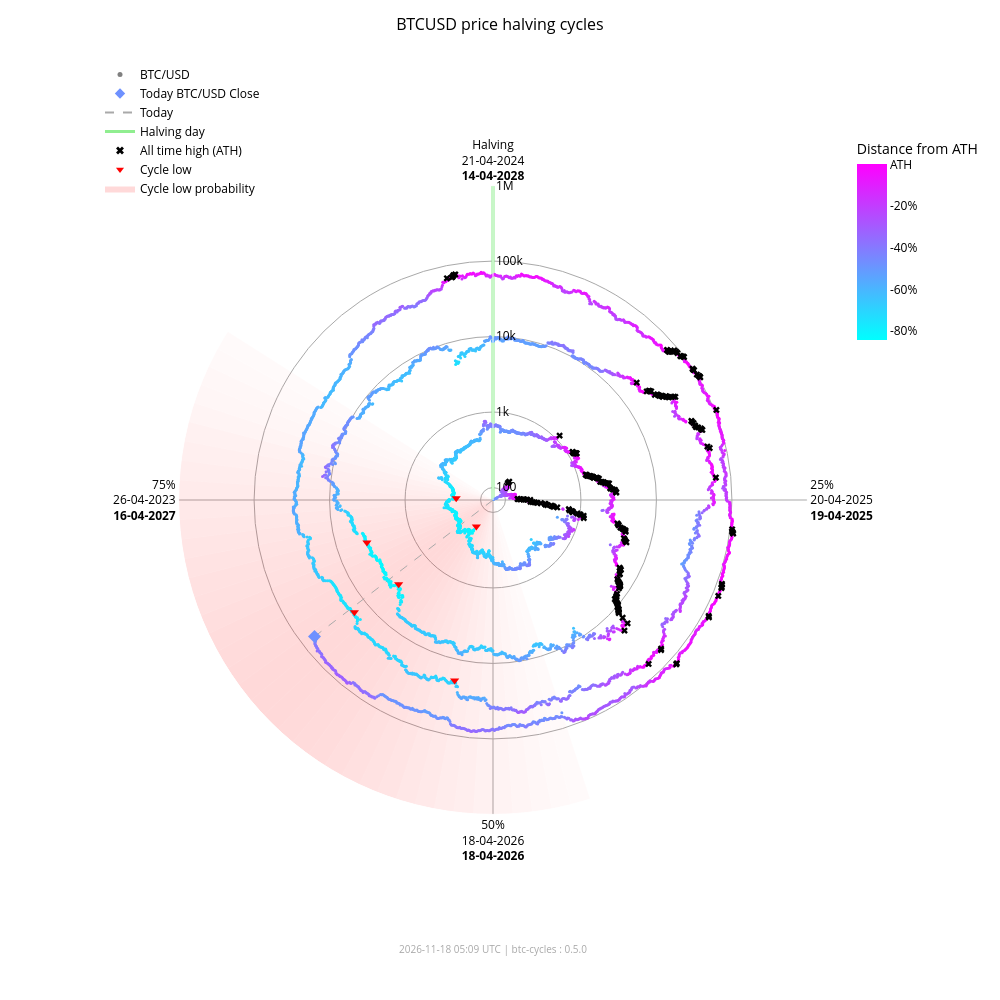

Here is the notebook cell this chart was saved with:
### Markdown cell above
### Interactive chart (plotly)

### Code cell
fig_interactive = btc.plot(
    kind="interactive",
    from_date="2012-11-28",
)
# plotly config for interactivity
config = {"scrollZoom": True, "displayModeBar": True}
# display in notebook
fig_interactive.show(config=config)

### Figure 1 — Plotly figure (JSON) as saved in the notebook; plotly's stock layout.template omitted (floating-point values rounded to 4 significant figures; data arrays with more than 128 entries replaced by an {"elided": "..."} marker saying what was removed)
{"data": [{"fill": "toself", "fillcolor": "rgba(255,0,0,0.018306980149439524)", "hoverinfo": "skip", "line": {"width": 0}, "mode": "lines", "r": [68.43, 1000000, 1000000, 68.43, 68.43], "showlegend": false, "theta": [162.0, 162.0, 165.6, 165.6, 162.0], "type": "scatterpolar"}, {"fill": "toself", "fillcolor": "rgba(255,0,0,0.02405911634527998)", "hoverinfo": "skip", "line": {"width": 0}, "mode": "lines", "r": [68.43, 1000000, 1000000, 68.43, 68.43], "showlegend": false, "theta": [165.6, 165.6, 169.2, 169.2, 165.6], "type": "scatterpolar"}, {"fill": "toself", "fillcolor": "rgba(255,0,0,0.030803449372254352)", "hoverinfo": "skip", "line": {"width": 0}, "mode": "lines", "r": [68.43, 1000000, 1000000, 68.43, 68.43], "showlegend": false, "theta": [169.2, 169.2, 172.8, 172.8, 169.2], "type": "scatterpolar"}, {"fill": "toself", "fillcolor": "rgba(255,0,0,0.03847233586005252)", "hoverinfo": "skip", "line": {"width": 0}, "mode": "lines", "r": [68.43, 1000000, 1000000, 68.43, 68.43], "showlegend": false, "theta": [172.8, 172.8, 176.4, 176.4, 172.8], "type": "scatterpolar"}, {"fill": "toself", "fillcolor": "rgba(255,0,0,0.04694405159551339)", "hoverinfo": "skip", "line": {"width": 0}, "mode": "lines", "r": [68.43, 1000000, 1000000, 68.43, 68.43], "showlegend": false, "theta": [176.4, 176.4, 180.0, 180.0, 176.4], "type": "scatterpolar"}, {"fill": "toself", "fillcolor": "rgba(255,0,0,0.05605603979818329)", "hoverinfo": "skip", "line": {"width": 0}, "mode": "lines", "r": [68.43, 1000000, 1000000, 68.43, 68.43], "showlegend": false, "theta": [180.0, 180.0, 183.6, 183.6, 180.0], "type": "scatterpolar"}, {"fill": "toself", "fillcolor": "rgba(255,0,0,0.06562330627802694)", "hoverinfo": "skip", "line": {"width": 0}, "mode": "lines", "r": [68.43, 1000000, 1000000, 68.43, 68.43], "showlegend": false, "theta": [183.6, 183.6, 187.2, 187.2, 183.6], "type": "scatterpolar"}, {"fill": "toself", "fillcolor": "rgba(255,0,0,0.07545707932574237)", "hoverinfo": "skip", "line": {"width": 0}, "mode": "lines", "r": [68.43, 1000000, 1000000, 68.43, 68.43], "showlegend": false, "theta": [187.2, 187.2, 190.8, 190.8, 187.2], "type": "scatterpolar"}, {"fill": "toself", "fillcolor": "rgba(255,0,0,0.08537841060169407)", "hoverinfo": "skip", "line": {"width": 0}, "mode": "lines", "r": [68.43, 1000000, 1000000, 68.43, 68.43], "showlegend": false, "theta": [190.8, 190.8, 194.4, 194.4, 190.8], "type": "scatterpolar"}, {"fill": "toself", "fillcolor": "rgba(255,0,0,0.09522272137134848)", "hoverinfo": "skip", "line": {"width": 0}, "mode": "lines", "r": [68.43, 1000000, 1000000, 68.43, 68.43], "showlegend": false, "theta": [194.4, 194.4, 198.0, 198.0, 194.4], "type": "scatterpolar"}, {"fill": "toself", "fillcolor": "rgba(255,0,0,0.10483418800389058)", "hoverinfo": "skip", "line": {"width": 0}, "mode": "lines", "r": [68.43, 1000000, 1000000, 68.43, 68.43], "showlegend": false, "theta": [198.0, 198.0, 201.6, 201.6, 198.0], "type": "scatterpolar"}, {"fill": "toself", "fillcolor": "rgba(255,0,0,0.11405248627197925)", "hoverinfo": "skip", "line": {"width": 0}, "mode": "lines", "r": [68.43, 1000000, 1000000, 68.43, 68.43], "showlegend": false, "theta": [201.6, 201.6, 205.2, 205.2, 201.6], "type": "scatterpolar"}, {"fill": "toself", "fillcolor": "rgba(255,0,0,0.12269756305009562)", "hoverinfo": "skip", "line": {"width": 0}, "mode": "lines", "r": [68.43, 1000000, 1000000, 68.43, 68.43], "showlegend": false, "theta": [205.2, 205.2, 208.8, 208.8, 205.2], "type": "scatterpolar"}, {"fill": "toself", "fillcolor": "rgba(255,0,0,0.13055959037792858)", "hoverinfo": "skip", "line": {"width": 0}, "mode": "lines", "r": [68.43, 1000000, 1000000, 68.43, 68.43], "showlegend": false, "theta": [208.8, 208.8, 212.4, 212.4, 208.8], "type": "scatterpolar"}, {"fill": "toself", "fillcolor": "rgba(255,0,0,0.13740037014073872)", "hoverinfo": "skip", "line": {"width": 0}, "mode": "lines", "r": [68.43, 1000000, 1000000, 68.43, 68.43], "showlegend": false, "theta": [212.4, 212.4, 216.0, 216.0, 212.4], "type": "scatterpolar"}, {"fill": "toself", "fillcolor": "rgba(255,0,0,0.14296927208088228)", "hoverinfo": "skip", "line": {"width": 0}, "mode": "lines", "r": [68.43, 1000000, 1000000, 68.43, 68.43], "showlegend": false, "theta": [216.0, 216.0, 219.6, 219.6, 216.0], "type": "scatterpolar"}, {"fill": "toself", "fillcolor": "rgba(255,0,0,0.14703219887325494)", "hoverinfo": "skip", "line": {"width": 0}, "mode": "lines", "r": [68.43, 1000000, 1000000, 68.43, 68.43], "showlegend": false, "theta": [219.6, 219.6, 223.2, 223.2, 219.6], "type": "scatterpolar"}, {"fill": "toself", "fillcolor": "rgba(255,0,0,0.14940752827264187)", "hoverinfo": "skip", "line": {"width": 0}, "mode": "lines", "r": [68.43, 1000000, 1000000, 68.43, 68.43], "showlegend": false, "theta": [223.2, 223.2, 226.8, 226.8, 223.2], "type": "scatterpolar"}, {"fill": "toself", "fillcolor": "rgba(255,0,0,0.15)", "hoverinfo": "skip", "line": {"width": 0}, "mode": "lines", "r": [68.43, 1000000, 1000000, 68.43, 68.43], "showlegend": false, "theta": [226.8, 226.8, 230.4, 230.4, 226.8], "type": "scatterpolar"}, {"fill": "toself", "fillcolor": "rgba(255,0,0,0.14882314851976614)", "hoverinfo": "skip", "line": {"width": 0}, "mode": "lines", "r": [68.43, 1000000, 1000000, 68.43, 68.43], "showlegend": false, "theta": [230.4, 230.4, 234.0, 234.0, 230.4], "type": "scatterpolar"}, {"fill": "toself", "fillcolor": "rgba(255,0,0,0.14600334989350275)", "hoverinfo": "skip", "line": {"width": 0}, "mode": "lines", "r": [68.43, 1000000, 1000000, 68.43, 68.43], "showlegend": false, "theta": [234.0, 234.0, 237.6, 237.6, 234.0], "type": "scatterpolar"}, {"fill": "toself", "fillcolor": "rgba(255,0,0,0.14176315293000513)", "hoverinfo": "skip", "line": {"width": 0}, "mode": "lines", "r": [68.43, 1000000, 1000000, 68.43, 68.43], "showlegend": false, "theta": [237.6, 237.6, 241.2, 241.2, 237.6], "type": "scatterpolar"}, {"fill": "toself", "fillcolor": "rgba(255,0,0,0.1363869302869166)", "hoverinfo": "skip", "line": {"width": 0}, "mode": "lines", "r": [68.43, 1000000, 1000000, 68.43, 68.43], "showlegend": false, "theta": [241.2, 241.2, 244.8, 244.8, 241.2], "type": "scatterpolar"}, {"fill": "toself", "fillcolor": "rgba(255,0,0,0.13017643696734477)", "hoverinfo": "skip", "line": {"width": 0}, "mode": "lines", "r": [68.43, 1000000, 1000000, 68.43, 68.43], "showlegend": false, "theta": [244.8, 244.8, 248.4, 248.4, 244.8], "type": "scatterpolar"}, {"fill": "toself", "fillcolor": "rgba(255,0,0,0.1234063302665758)", "hoverinfo": "skip", "line": {"width": 0}, "mode": "lines", "r": [68.43, 1000000, 1000000, 68.43, 68.43], "showlegend": false, "theta": [248.4, 248.4, 252.0, 252.0, 248.4], "type": "scatterpolar"}, {"fill": "toself", "fillcolor": "rgba(255,0,0,0.11628949020714345)", "hoverinfo": "skip", "line": {"width": 0}, "mode": "lines", "r": [68.43, 1000000, 1000000, 68.43, 68.43], "showlegend": false, "theta": [252.0, 252.0, 255.6, 255.6, 252.0], "type": "scatterpolar"}, {"fill": "toself", "fillcolor": "rgba(255,0,0,0.108959277972535)", "hoverinfo": "skip", "line": {"width": 0}, "mode": "lines", "r": [68.43, 1000000, 1000000, 68.43, 68.43], "showlegend": false, "theta": [255.6, 255.6, 259.2, 259.2, 255.6], "type": "scatterpolar"}, {"fill": "toself", "fillcolor": "rgba(255,0,0,0.1014715299920515)", "hoverinfo": "skip", "line": {"width": 0}, "mode": "lines", "r": [68.43, 1000000, 1000000, 68.43, 68.43], "showlegend": false, "theta": [259.2, 259.2, 262.8, 262.8, 259.2], "type": "scatterpolar"}, {"fill": "toself", "fillcolor": "rgba(255,0,0,0.09382430417652897)", "hoverinfo": "skip", "line": {"width": 0}, "mode": "lines", "r": [68.43, 1000000, 1000000, 68.43, 68.43], "showlegend": false, "theta": [262.8, 262.8, 266.4, 266.4, 262.8], "type": "scatterpolar"}, {"fill": "toself", "fillcolor": "rgba(255,0,0,0.08598937207621672)", "hoverinfo": "skip", "line": {"width": 0}, "mode": "lines", "r": [68.43, 1000000, 1000000, 68.43, 68.43], "showlegend": false, "theta": [266.4, 266.4, 270.0, 270.0, 266.4], "type": "scatterpolar"}, {"fill": "toself", "fillcolor": "rgba(255,0,0,0.07794710108398434)", "hoverinfo": "skip", "line": {"width": 0}, "mode": "lines", "r": [68.43, 1000000, 1000000, 68.43, 68.43], "showlegend": false, "theta": [270.0, 270.0, 273.6, 273.6, 270.0], "type": "scatterpolar"}, {"fill": "toself", "fillcolor": "rgba(255,0,0,0.06971614429145927)", "hoverinfo": "skip", "line": {"width": 0}, "mode": "lines", "r": [68.43, 1000000, 1000000, 68.43, 68.43], "showlegend": false, "theta": [273.6, 273.6, 277.2, 277.2, 273.6], "type": "scatterpolar"}, {"fill": "toself", "fillcolor": "rgba(255,0,0,0.061371174705723626)", "hoverinfo": "skip", "line": {"width": 0}, "mode": "lines", "r": [68.43, 1000000, 1000000, 68.43, 68.43], "showlegend": false, "theta": [277.2, 277.2, 280.8, 280.8, 277.2], "type": "scatterpolar"}, {"fill": "toself", "fillcolor": "rgba(255,0,0,0.05304520605236535)", "hoverinfo": "skip", "line": {"width": 0}, "mode": "lines", "r": [68.43, 1000000, 1000000, 68.43, 68.43], "showlegend": false, "theta": [280.8, 280.8, 284.4, 284.4, 280.8], "type": "scatterpolar"}, {"fill": "toself", "fillcolor": "rgba(255,0,0,0.044916938988340704)", "hoverinfo": "skip", "line": {"width": 0}, "mode": "lines", "r": [68.43, 1000000, 1000000, 68.43, 68.43], "showlegend": false, "theta": [284.4, 284.4, 288.0, 288.0, 284.4], "type": "scatterpolar"}, {"fill": "toself", "fillcolor": "rgba(255,0,0,0.0371870550186571)", "hoverinfo": "skip", "line": {"width": 0}, "mode": "lines", "r": [68.43, 1000000, 1000000, 68.43, 68.43], "showlegend": false, "theta": [288.0, 288.0, 291.6, 291.6, 288.0], "type": "scatterpolar"}, {"fill": "toself", "fillcolor": "rgba(255,0,0,0.030049603184432498)", "hoverinfo": "skip", "line": {"width": 0}, "mode": "lines", "r": [68.43, 1000000, 1000000, 68.43, 68.43], "showlegend": false, "theta": [291.6, 291.6, 295.2, 295.2, 291.6], "type": "scatterpolar"}, {"fill": "toself", "fillcolor": "rgba(255,0,0,0.023665126797805223)", "hoverinfo": "skip", "line": {"width": 0}, "mode": "lines", "r": [68.43, 1000000, 1000000, 68.43, 68.43], "showlegend": false, "theta": [295.2, 295.2, 298.8, 298.8, 295.2], "type": "scatterpolar"}, {"fill": "toself", "fillcolor": "rgba(255,0,0,0.018141004067302662)", "hoverinfo": "skip", "line": {"width": 0}, "mode": "lines", "r": [68.43, 1000000, 1000000, 68.43, 68.43], "showlegend": false, "theta": [298.8, 298.8, 302.4, 302.4, 298.8], "type": "scatterpolar"}, {"hoverinfo": "skip", "line": {"color": "darkgrey", "dash": "dash", "width": 1}, "mode": "lines", "r": [68.43, 64890.0], "showlegend": false, "theta": [232.6, 232.6], "type": "scatterpolar"}, {"hoverinfo": "skip", "line": {"color": "lightgreen", "width": 3}, "mode": "lines", "r": [68.43, 1000000], "showlegend": false, "theta": [0, 0], "type": "scatterpolar"}, {"hoverinfo": "text", "marker": {"color": {"elided": "4953 str values"}, "size": 3}, "mode": "markers", "r": {"elided": "4953 float values"}, "showlegend": false, "text": {"elided": "4953 str values"}, "theta": {"elided": "4953 float values"}, "type": "scatterpolar"}, {"hoverinfo": "text", "marker": {"color": "#6e91ff", "size": 10, "symbol": "diamond"}, "mode": "markers", "r": [64890.0], "showlegend": false, "text": ["Today<br>Date: 2026-11-17<br>Price: $64,893.95"], "theta": [232.6], "type": "scatterpolar"}, {"hoverinfo": "text", "marker": {"color": "black", "size": 6, "symbol": "x"}, "mode": "markers", "r": {"elided": "182 float values"}, "showlegend": false, "text": {"elided": "182 str values"}, "theta": {"elided": "182 float values"}, "type": "scatterpolar"}, {"hoverinfo": "text", "marker": {"color": "red", "size": 8, "symbol": "triangle-down"}, "mode": "markers", "r": [178.1, 210.5, 3237.0, 3961.0, 19020.0, 15790.0], "showlegend": false, "text": ["Cycle Low<br>Date: 2015-01-14<br>Price: $178.10<br>ATH distance: -84.5%", "Cycle Low<br>Date: 2015-08-24<br>Price: $210.49<br>ATH distance: -81.7%", "Cycle Low<br>Date: 2018-12-15<br>Price: $3,236.76<br>ATH distance: -83.4%", "Cycle Low<br>Date: 2019-03-15<br>Price: $3,960.91<br>ATH distance: -79.7%", "Cycle Low<br>Date: 2022-06-18<br>Price: $19,017.64<br>ATH distance: -71.9%", "Cycle Low<br>Date: 2022-11-21<br>Price: $15,787.28<br>ATH distance: -76.6%"], "theta": [212.1, 272.7, 228.3, 251.4, 192.0, 231.0], "type": "scatterpolar"}, {"marker": {"color": "grey", "size": 5}, "mode": "markers", "name": "BTC/USD", "r": [null], "theta": [null], "type": "scatterpolar"}, {"marker": {"color": "#6e91ff", "size": 8, "symbol": "diamond"}, "mode": "markers", "name": "Today BTC/USD Close", "r": [null], "theta": [null], "type": "scatterpolar"}, {"line": {"color": "darkgrey", "dash": "dash"}, "mode": "lines", "name": "Today", "r": [null], "theta": [null], "type": "scatterpolar"}, {"line": {"color": "lightgreen", "width": 3}, "mode": "lines", "name": "Halving day", "r": [null], "theta": [null], "type": "scatterpolar"}, {"marker": {"color": "black", "size": 7, "symbol": "x"}, "mode": "markers", "name": "All time high (ATH)", "r": [null], "theta": [null], "type": "scatterpolar"}, {"marker": {"color": "red", "size": 7, "symbol": "triangle-down"}, "mode": "markers", "name": "Cycle low", "r": [null], "theta": [null], "type": "scatterpolar"}, {"fill": "toself", "fillcolor": "rgba(255,0,0,0.15)", "line": {"width": 0}, "mode": "lines", "name": "Cycle low probability", "r": [null], "theta": [null], "type": "scatterpolar"}, {"hoverinfo": "skip", "marker": {"cmax": 0, "cmin": -0.8453, "color": [0], "colorbar": {"len": 0.25, "ticktext": ["ATH", "-20%", "-40%", "-60%", "-80%", "-100%"], "tickvals": [0, -0.2, -0.4, -0.6, -0.8, -1.0], "title": {"text": "Distance from ATH"}, "x": 0.95, "y": 0.92, "yanchor": "top"}, "colorscale": {"elided": "256x2 mixed values"}, "showscale": true, "size": 0}, "mode": "markers", "r": [null], "showlegend": false, "theta": [null], "type": "scatterpolar"}], "layout": {"annotations": [{"font": {"color": "darkgrey", "size": 10}, "showarrow": false, "text": "2026-11-18 05:09 UTC | btc-cycles : 0.5.0", "x": 0.5, "xref": "paper", "y": -0.02, "yref": "paper"}], "font": {"color": "black"}, "height": 1000, "legend": {"bgcolor": "rgba(0,0,0,0)", "font": {"color": "black"}, "x": 0.0, "y": 1.0}, "margin": {"b": 60, "l": 100, "r": 80, "t": 60}, "paper_bgcolor": "white", "plot_bgcolor": "white", "polar": {"angularaxis": {"color": "black", "direction": "clockwise", "gridcolor": "darkgrey", "rotation": 90, "ticktext": ["Halving<br>21-04-2024<br><b>14-04-2028</b>", "25%<br>20-04-2025<br><b>19-04-2025</b>", "50%<br>18-04-2026<br><b>18-04-2026</b>", "75%<br>26-04-2023<br><b>16-04-2027</b>"], "tickvals": [0, 90, 180, 270]}, "bgcolor": "white", "domain": {"x": [0.1, 0.9], "y": [0.05, 0.95]}, "radialaxis": {"angle": 90, "color": "black", "gridcolor": "darkgrey", "range": [1.835, 6.0], "tickangle": 90, "ticktext": ["100", "1k", "10k", "100k", "1M"], "tickvals": [100, 1000, 10000, 100000, 1000000], "type": "log"}}, "title": {"font": {"color": "black", "size": 16}, "text": "BTCUSD price halving cycles", "x": 0.5}, "width": 1000}}
